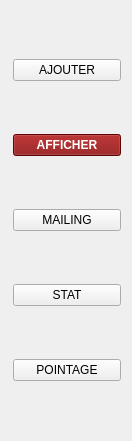
       <widget class="QWidget" name="verticalLayoutWidget_8">
        <property name="geometry">
         <rect>
          <x>-10</x>
          <y>0</y>
          <width>132</width>
          <height>441</height>
         </rect>
        </property>
        <layout class="QVBoxLayout" name="verticalLayout_8" stretch="0,0,0,0,0">
         <property name="spacing">
          <number>5</number>
         </property>
         <property name="sizeConstraint">
          <enum>QLayout::SetDefaultConstraint</enum>
         </property>
         <property name="leftMargin">
          <number>13</number>
         </property>
         <item>
          <widget class="QPushButton" name="ajoutbutton_2">
           <property name="text">
            <string>AJOUTER</string>
           </property>
           <property name="icon">
            <iconset>
             <normaloff>../../Bureau/chartegraphique/Nouveau dossier/ajout.png</normaloff>../../Bureau/chartegraphique/Nouveau dossier/ajout.png</iconset>
           </property>
           <property name="iconSize">
            <size>
             <width>23</width>
             <height>25</height>
            </size>
           </property>
          </widget>
         </item>
         <item>
          <widget class="QPushButton" name="affichbutton_2">
           <property name="styleSheet">
            <string notr="true">background-color:#850606;
color:white;
font-weight:bold;</string>
           </property>
           <property name="text">
            <string>AFFICHER</string>
           </property>
           <property name="icon">
            <iconset>
             <normaloff>../../Bureau/chartegraphique/Nouveau dossier/afficher.png</normaloff>../../Bureau/chartegraphique/Nouveau dossier/afficher.png</iconset>
           </property>
           <property name="iconSize">
            <size>
             <width>23</width>
             <height>25</height>
            </size>
           </property>
          </widget>
         </item>
         <item>
          <widget class="QPushButton" name="pushButton_17">
           <property name="text">
            <string>MAILING</string>
           </property>
           <property name="icon">
            <iconset>
             <normaloff>../../Bureau/chartegraphique/Nouveau dossier/mail.jpg</normaloff>../../Bureau/chartegraphique/Nouveau dossier/mail.jpg</iconset>
           </property>
           <property name="iconSize">
            <size>
             <width>23</width>
             <height>25</height>
            </size>
           </property>
          </widget>
         </item>
         <item>
          <widget class="QPushButton" name="pushButton_43">
           <property name="text">
            <string>STAT</string>
           </property>
           <property name="icon">
            <iconset>
             <normaloff>../../Bureau/chartegraphique/Nouveau dossier/stat.png</normaloff>../../Bureau/chartegraphique/Nouveau dossier/stat.png</iconset>
           </property>
           <property name="iconSize">
            <size>
             <width>23</width>
             <height>25</height>
            </size>
           </property>
          </widget>
         </item>
         <item>
          <widget class="QPushButton" name="pushButton_44">
           <property name="text">
            <string>POINTAGE</string>
           </property>
           <property name="icon">
            <iconset>
             <normaloff>../../Bureau/chartegraphique/Nouveau dossier/pointage.png</normaloff>../../Bureau/chartegraphique/Nouveau dossier/pointage.png</iconset>
           </property>
           <property name="iconSize">
            <size>
             <width>23</width>
             <height>27</height>
            </size>
           </property>
          </widget>
         </item>
        </layout>
       </widget>
